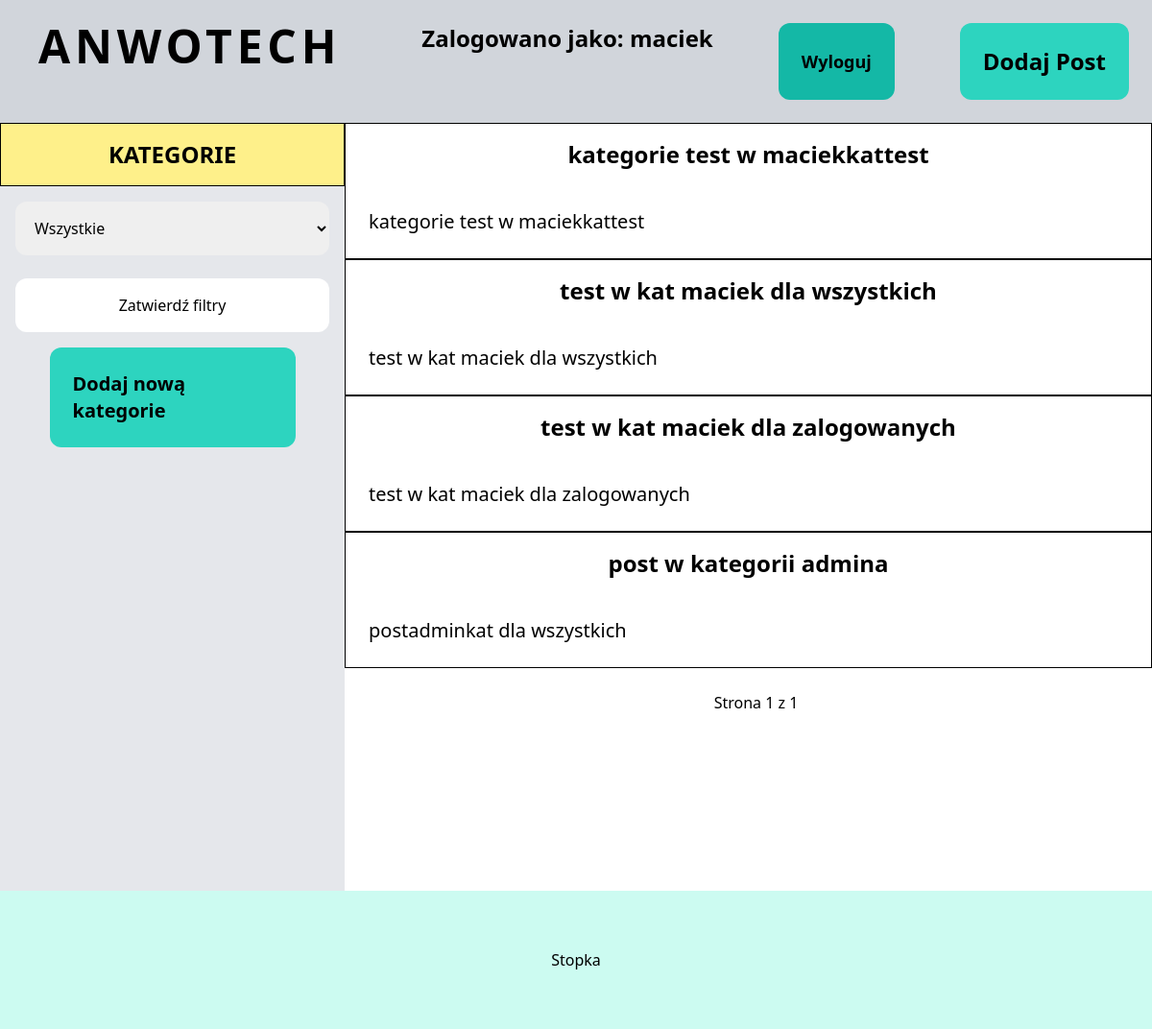
The page / (signed in) on the database as committed earlier.
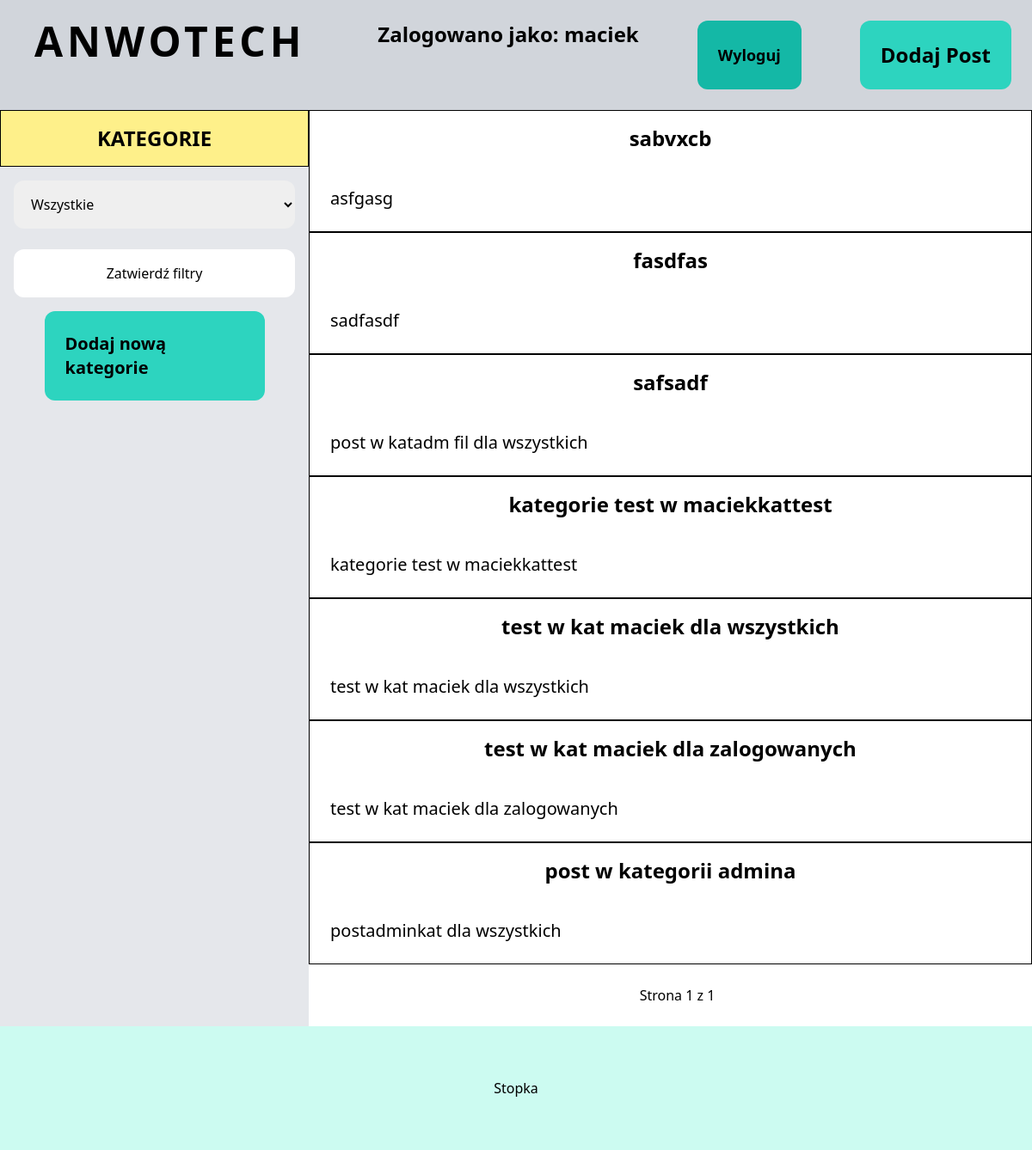
The same page on the database as committed later.
### topic/models.py (models this page shows, shortened)
class Topic(models.Model):
    STATUS_CHOICES = (
        ('tylko dla mnie', 'Tylko dla mnie'),
        ('dla wszystkich', 'Dla wszystkich'),
        ('dla zalogowanych', 'Dla zalogowanych')
    )
    category = models.ForeignKey(Category,related_name='topics', on_delete=models.CASCADE)
    name = models.CharField(max_length=50)
    content = models.TextField(blank=True, null=True)
    status = models.CharField(max_length=16, choices=STATUS_CHOICES, default='Tylko dla mnie')
    created_at = models.DateTimeField(auto_now_add=True)
    created_by = models.ForeignKey(User, related_name='topics', on_delete=models.CASCADE)
    class Meta:
        ordering = ("-created_at",)

### core/views.py (the view)
# urls.py: path('', views.index, name='index'),
def index(request):
    if request.user.is_authenticated:
        topics = Topic.objects.filter(
            Q(status='dla wszystkich')
            | Q(created_by=request.user)
            | Q(status='dla zalogowanych')
        )
    else:
        topics = Topic.objects.filter(status='dla wszystkich')
    categories = Category.objects.all()
    page = Paginator(topics, 9)
    page_list = request.GET.get('page', 1)
    page = page.get_page(page_list)
    context = {
        'categories':categories,
        'page':page,
    }
    return render(request, 'core/index.html', context)

### core/Templates/core/index.html (shortened to what this page needs)
{% extends 'core/base.html' %}
{% block content %}
    <div class="flex min-h-screen">
        <div class="w-96 flex flex-col items-center bg-gray-200 ">
            <p class="py-4 flex justify-center w-full font-semibold text-2xl border border-black bg-yellow-200">KATEGORIE<p>
            <div class="flex justify-center py-4 px-4">
                <form action="{% url 'topic:filter' %}" method="get">
                <select name="category" class="px-4 py-4 rounded-xl">
                    <option value="">Wszystkie</option>
                </select>
                <br>
                <br>
                <input type="submit" value="Zatwierdź filtry" class="w-full px-4 py-4 rounded-xl cursor-pointer bg-white hover:bg-green-600">
                </form>
            </div>
            {% if request.user.is_authenticated %}
                <div class="flex justify-center font-semibold text-xl w-64 bg-teal-400 hover:bg-teal-500 items-center rounded-xl">
                    <a href="{% url 'topic:new_category' %}" class="px-6 py-6">Dodaj nową kategorie</a>
                </div>
                {% include 'delcats.html' with categories=categories user=request.user %}
            {% endif %}
        </div>
        <div class="w-screen">
            {% for topic in page %}
                    <div class="border border-black">
                        <div class="px-6 py-4 flex items-center justify-center">
                            <a href="{% url 'topic:full' topic.id %}" class="font-semibold text-2xl hover:text-red-400"><p>{{ topic.name }}</p></a>
                        </div>
                        <div>
                            <p class="px-6 py-6 text-xl">{{topic.content|truncatechars:70}}</p>
                        </div>
                    </div>
            {% endfor %}
            {% include 'pagination.html' with page=page %}
        </div>
    </div>
{% endblock %}

Rows that differ between the two databases and show on the page:
added Topic: name "sabvxcb", content "asfgasg"
added Topic: name "fasdfas", content "sadfasdf"
added Topic: name "safsadf", content "post w katadm fil dla wszystkich"
